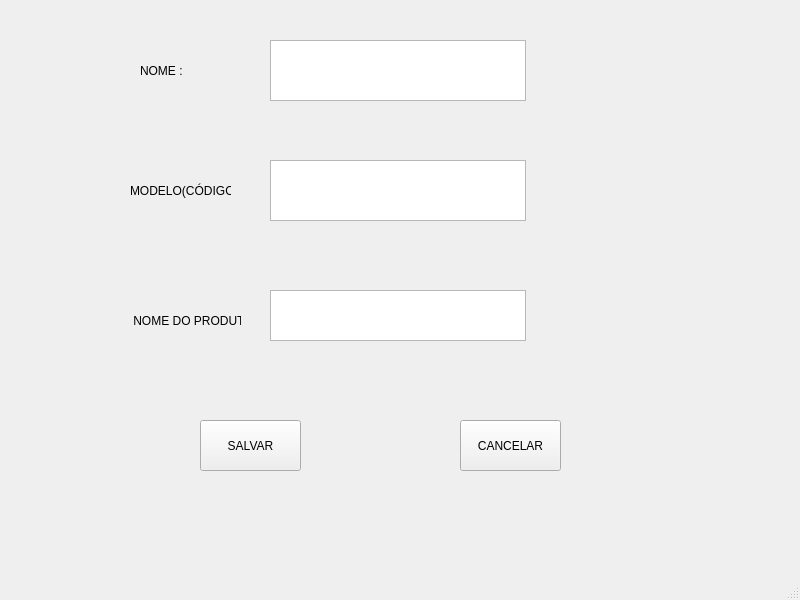
<?xml version="1.0" encoding="UTF-8"?>
<ui version="4.0">
 <class>MainWindow</class>
 <widget class="QMainWindow" name="MainWindow">
  <property name="geometry">
   <rect>
    <x>0</x>
    <y>0</y>
    <width>800</width>
    <height>600</height>
   </rect>
  </property>
  <property name="windowTitle">
   <string>MainWindow</string>
  </property>
  <widget class="QWidget" name="centralwidget">
   <widget class="QTextBrowser" name="textBrowser">
    <property name="geometry">
     <rect>
      <x>270</x>
      <y>160</y>
      <width>256</width>
      <height>61</height>
     </rect>
    </property>
   </widget>
   <widget class="QLabel" name="label">
    <property name="geometry">
     <rect>
      <x>130</x>
      <y>160</y>
      <width>101</width>
      <height>61</height>
     </rect>
    </property>
    <property name="text">
     <string>MODELO(CÓDIGO):</string>
    </property>
   </widget>
   <widget class="QLabel" name="label_2">
    <property name="geometry">
     <rect>
      <x>130</x>
      <y>290</y>
      <width>111</width>
      <height>61</height>
     </rect>
    </property>
    <property name="text">
     <string> NOME DO PRODUTO:</string>
    </property>
   </widget>
   <widget class="QTextBrowser" name="textBrowser_2">
    <property name="geometry">
     <rect>
      <x>270</x>
      <y>290</y>
      <width>256</width>
      <height>51</height>
     </rect>
    </property>
   </widget>
   <widget class="QPushButton" name="pushButton">
    <property name="geometry">
     <rect>
      <x>460</x>
      <y>420</y>
      <width>101</width>
      <height>51</height>
     </rect>
    </property>
    <property name="text">
     <string>CANCELAR</string>
    </property>
   </widget>
   <widget class="QPushButton" name="pushButton_2">
    <property name="geometry">
     <rect>
      <x>200</x>
      <y>420</y>
      <width>101</width>
      <height>51</height>
     </rect>
    </property>
    <property name="text">
     <string>SALVAR</string>
    </property>
   </widget>
   <widget class="QLabel" name="label_3">
    <property name="geometry">
     <rect>
      <x>140</x>
      <y>40</y>
      <width>101</width>
      <height>61</height>
     </rect>
    </property>
    <property name="text">
     <string>NOME :</string>
    </property>
   </widget>
   <widget class="QTextBrowser" name="textBrowser_3">
    <property name="geometry">
     <rect>
      <x>270</x>
      <y>40</y>
      <width>256</width>
      <height>61</height>
     </rect>
    </property>
    <property name="html">
     <string>&lt;!DOCTYPE HTML PUBLIC &quot;-//W3C//DTD HTML 4.0//EN&quot; &quot;http://www.w3.org/TR/REC-html40/strict.dtd&quot;&gt;
&lt;html&gt;&lt;head&gt;&lt;meta name=&quot;qrichtext&quot; content=&quot;1&quot; /&gt;&lt;style type=&quot;text/css&quot;&gt;
p, li { white-space: pre-wrap; }
&lt;/style&gt;&lt;/head&gt;&lt;body style=&quot; font-family:'MS Shell Dlg 2'; font-size:8.25pt; font-weight:400; font-style:normal;&quot;&gt;
&lt;p style=&quot;-qt-paragraph-type:empty; margin-top:0px; margin-bottom:0px; margin-left:0px; margin-right:0px; -qt-block-indent:0; text-indent:0px;&quot;&gt;&lt;br /&gt;&lt;/p&gt;&lt;/body&gt;&lt;/html&gt;</string>
    </property>
   </widget>
  </widget>
  <widget class="QMenuBar" name="menubar">
   <property name="geometry">
    <rect>
     <x>0</x>
     <y>0</y>
     <width>800</width>
     <height>21</height>
    </rect>
   </property>
  </widget>
  <widget class="QStatusBar" name="statusbar"/>
 </widget>
 <resources/>
 <connections/>
</ui>
